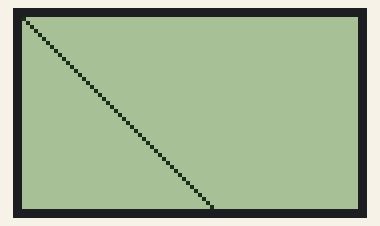
A sketch run on a simulated Arduino Uno, built with avr-gcc and run on an emulated ATmega328P. Parts: 84×48 one-colour display.

Above: at 0.25 s.
At 4.6 s:
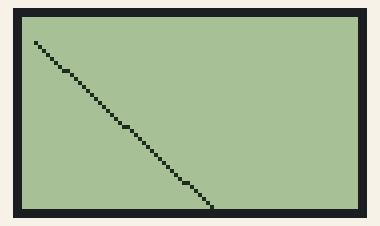
At 8.8 s:
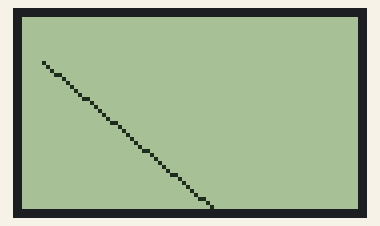
At 17.1 s:
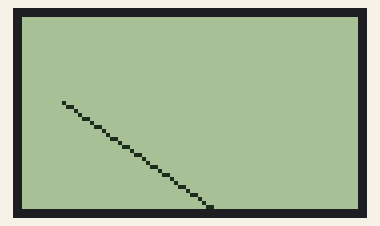
At 25.3 s:
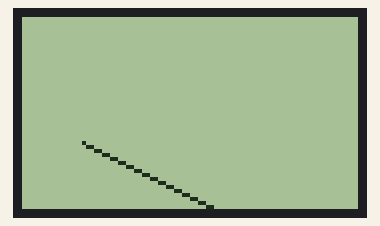
At 34.4 s:
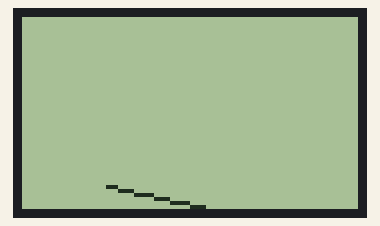

The sketch:

lightMeter.ino
```cpp
#include <Adafruit_GFX.h>
#include <Adafruit_PCD8544.h>

// Software SPI (slower updates, more flexible pin options):
// Arduino pin 3 - Serial clock out (SCLK)
// Arduino pin 4 - Serial data out (DN)
// Arduino pin 5 - Data/Command select (D/C)
// Arduino pin 6 - LCD reset (RST)
// Arduino pin 7 - LCD chip enable (SCE)
Adafruit_PCD8544 display = Adafruit_PCD8544(3, 4, 5, 7, 6);

// Needed function
float mInv(float divider){
  float inverse = 1.0/divider;
  return inverse;
}

const int solarPanelInput = A0;
const int isoPot = A1;
const int timePot = A2;
const int aperaturePot = A3;
int isoValueTable[] = {-375,-75,15,3,6,12, \
   25,50,100,200,400,800,1600,3200};
const int timeValueTable[] = {-4000,-2000,-1000, \
  -500,-250,-125,-60,-30,-15,-8,-4,-2, \
  1,2,4,8,15,30,60,120,240,3600,7200,14400,28800};
const int aperatureValueTable[] = { 1,2,3,4,6,8, \
  11,22,32,45,64,90,128,181,256,362,512,724,1024};
int solarPanelValue = 0;
float isoValue = 0;
float timeValue = 0;
float aperatureValue = 0;
int lcdContrast = 50;
int lastSolarPanelValue = -1;

String text = "LUX: ";
String text2 = "ISO: ";

//int potValue = 0;

void setup()
{
  Serial.begin(9600);

  display.begin();
  // init done

  // you can change the contrast around to adapt the display
  // for the best viewing!
  display.setContrast(lcdContrast);
  display.clearDisplay();
  display.setTextSize(1);
  display.setRotation(2);
//  display.display();
}

void loop()
{
  for (int testValue = 1 ; testValue < 85; testValue++){
    updateMeter(testValue);
    delay(400);
  }

/*  display.clearDisplay();
  display.drawLine(0, 10, 48, 48, BLACK);
  display.display();
  delay(2000);
  display.drawLine(0, 10, 0, 0, BLACK);

  display.display();*/

  solarPanelValue = getSolarPanelReading();
  isoValue = getPotValue(isoPot,0,1023,isoValueTable);
//  timeValue = getPotValue(timePot);
//  aperatureValue = getPotValue(aperaturePot);
//  updateInformation (solarPanelValue, isoValue, 100, 11);
//  String updateMessage = text + solarPanelValue;
//  Serial.println(updateMessage);
//  updateMessage = text2 + isoValue;
//  Serial.println(updateMessage);


  display.setTextColor(BLACK);
  display.setCursor(0,0);
  if (lastSolarPanelValue != solarPanelValue){
    display.setCursor(5,0);
    display.setTextColor(WHITE);
    display.println(lastSolarPanelValue);
    display.setTextColor(BLACK);
    display.println(solarPanelValue);
    lastSolarPanelValue = solarPanelValue;
  }
  else {
  display.setCursor(0,0);
  display.println(text + solarPanelValue);
  lastSolarPanelValue = solarPanelValue;
  }
  display.setCursor(40,0);
  display.println(text2);
  delay(2000);
}

int getSolarPanelReading(){
// Tweak these next values for light reading
  const int minLight = 0;
  const int maxLight = 360;
  int lightReading = analogRead(solarPanelInput);
  int lightRange = map (lightReading, minLight, maxLight, 0, 7);
  return lightRange;
}

int getPotValue(int potIdentity, int potMinValue, int potMaxValue, int potValueTable[]){
  int value = analogRead(potIdentity);
//  int arraySize = sizeof(potValueTable) - 1;
  int potRange = map (value, potMinValue, potMaxValue, 0, 13);
  int valueFromTable = potValueTable[potRange];
  return valueFromTable;
}

void updateInformation (int lightIntensity, int iso, int shutterTime, int aperature ){
  for (int blankLines = 0; blankLines < 18; blankLines++){
    Serial.println("");
    Serial.println("Light intensity is:");
    Serial.println(lightIntensity);
    Serial.println("iso is");
    Serial.println(iso);
    Serial.println("shutter speed is:");
    Serial.println(shutterTime);
    Serial.println("aperature is:");
    Serial.println(aperature);
  }
  delay(2000);
}

void updateMeter (int meterValue){
  display.clearDisplay();
  display.drawLine(meterValue/4, (meterValue/2), 48, 48, BLACK);
  display.display();
}
```

Measured:
- what the display in image 1 shows lasts 0.8 s, from 4.6 s to 5.4 s
- what the display in image 5 shows lasts 2.4 s, from 34.4 s to 36.8 s
